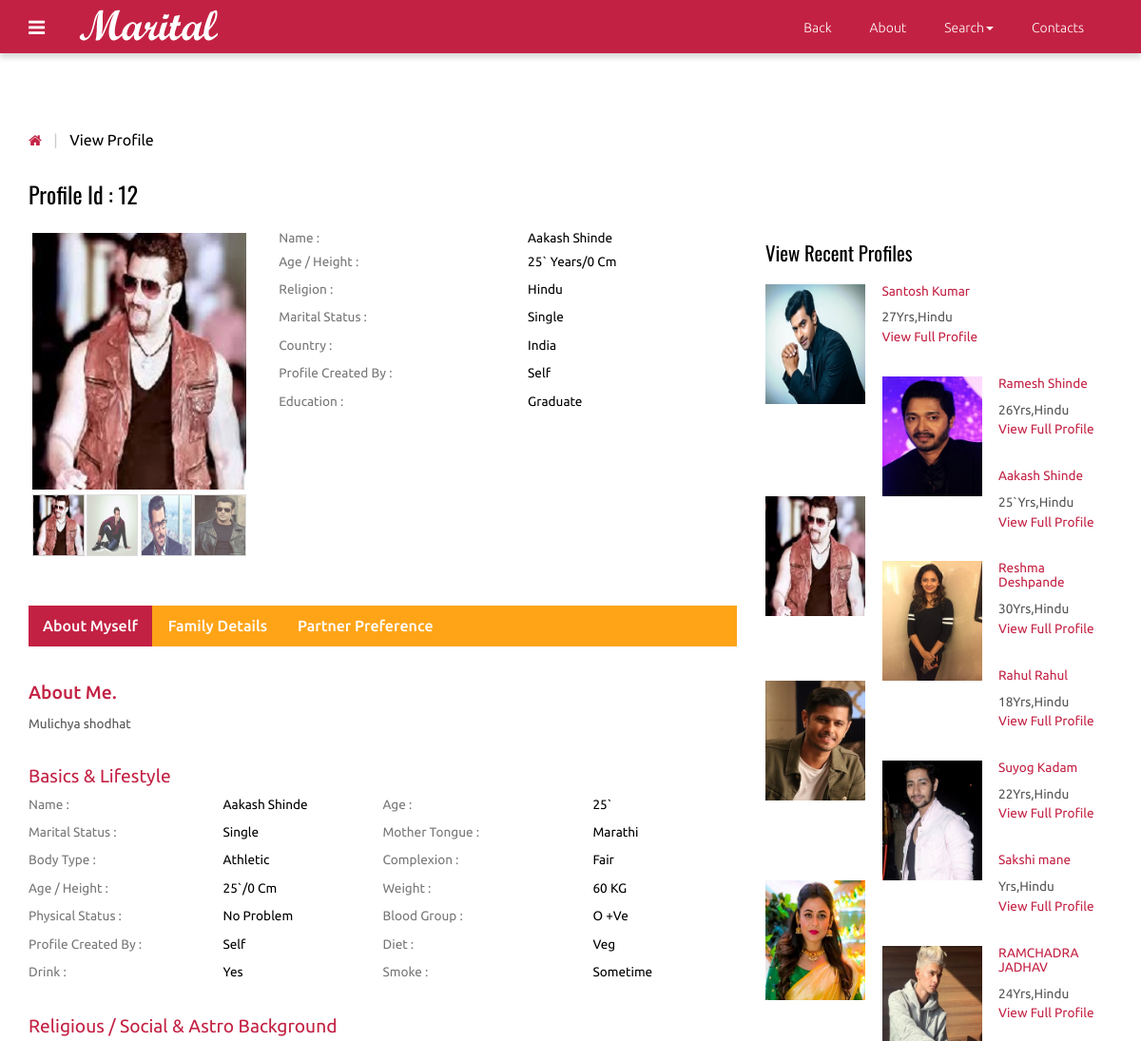
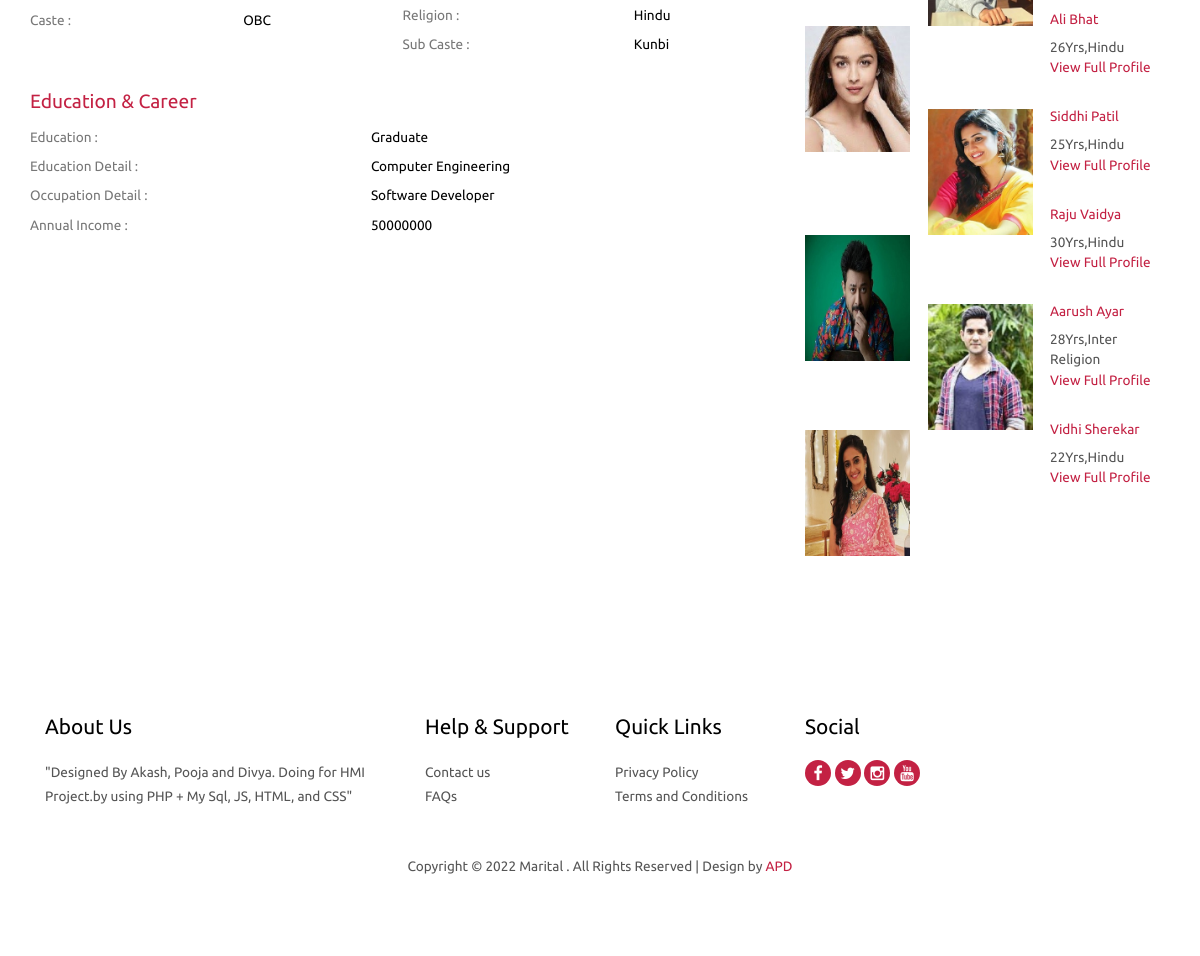
The page /view_profile.php?id=12 (signed in) on the database its author committed (2 pictures, top to bottom).
### tables this page shows
CREATE TABLE `photos` (
  `id` int(10) NOT NULL AUTO_INCREMENT,
  `cust_id` int(10) NOT NULL,
  `pic1` varchar(25) NOT NULL,
  `pic2` varchar(40) NOT NULL,
  `pic3` varchar(40) NOT NULL,
  `pic4` varchar(40) NOT NULL,
  PRIMARY KEY (`id`),
  UNIQUE KEY `cust_id` (`cust_id`)
);

CREATE TABLE `customer` (
  `id` int(10) NOT NULL AUTO_INCREMENT,
  `cust_id` int(5) NOT NULL,
  `email` varchar(60) NOT NULL,
  `age` varchar(10) NOT NULL,
  `height` int(10) NOT NULL,
  `sex` varchar(6) NOT NULL,
  `religion` varchar(20) NOT NULL,
  `caste` varchar(20) NOT NULL,
  `subcaste` varchar(20) NOT NULL,
  `district` varchar(20) NOT NULL,
  `state` varchar(20) NOT NULL,
  `country` varchar(10) NOT NULL,
  `maritalstatus` varchar(20) NOT NULL,
  `profilecreatedby` varchar(20) NOT NULL,
  `education` text NOT NULL,
  `education_sub` text NOT NULL,
  `firstname` text NOT NULL,
  `lastname` text NOT NULL,
  `body_type` text NOT NULL,
  `physical_status` text NOT NULL,
  `drink` varchar(8) NOT NULL,
  `mothertounge` text NOT NULL,
  `colour` varchar(20) NOT NULL,
  `weight` int(5) NOT NULL,
  `blood_group` varchar(5) NOT NULL,
  `diet` varchar(8) NOT NULL,
  `smoke` varchar(8) NOT NULL,
  `dateofbirth` date NOT NULL,
  `occupation` text NOT NULL,
  `occupation_descr` text NOT NULL,
  `annual_income` varchar(20) NOT NULL,
  `fathers_occupation` varchar(20) NOT NULL,
  `mothers_occupation` varchar(20) NOT NULL,
  `no_bro` int(5) NOT NULL,
  `no_sis` int(5) NOT NULL,
  `aboutme` text NOT NULL,
  `profilecreationdate` date NOT NULL,
  PRIMARY KEY (`id`),
  UNIQUE KEY `cust_id` (`cust_id`)
);

### functions.php (called while the page is built, shortened)
<?php
function mysqlexec($sql)
{
	$host = "localhost";
	$username = "root";
	$password = "";
	$db_name = "matrimony";
	$conn = mysqli_connect("$host", "$username", "$password") or die("cannot connect");
	mysqli_select_db($conn, "$db_name") or die("cannot select DB");
	if ($result = mysqli_query($conn, $sql)) {
		return $result;
	} else {
		echo mysqli_error($conn);
	}
}

### view_profile.php (the view, shortened to what this page needs)
<?php include_once("functions.php"); ?>
<?php
$id=$_GET['id'];
$profileid=$id;
$sql="SELECT * FROM customer WHERE cust_id = $id";
$result = mysqlexec($sql);
if($result){
$row=mysqli_fetch_assoc($result);
	$fname=$row['firstname'];
	$lname=$row['lastname'];
	$religion=$row['religion'];
	$caste = $row['caste'];
	$subcaste=$row['subcaste'];
	$country = $row['country'];
	$age=$row['age'];
	$maritalstatus=$row['maritalstatus'];
	$profileby=$row['profilecreatedby'];
	$education=$row['education'];
	$edudescr=$row['education_sub'];
	$bodytype=$row['body_type'];
	$physicalstatus=$row['physical_status'];
	$drink=$row['drink'];
	$smoke=$row['smoke'];
	$mothertounge=$row['mothertounge'];
	$bloodgroup=$row['blood_group'];
	$weight=$row['weight'];
	$height=$row['height'];
	$colour=$row['colour'];
	$diet=$row['diet'];
	$occupationdescr=$row['occupation_descr'];
	$income=$row['annual_income'];
	$aboutme=$row['aboutme'];
	$pic1="";
$sql2="SELECT * FROM photos WHERE cust_id = $profileid";
$result2 = mysqlexec($sql2);
if($result2){
	$row2=mysqli_fetch_array($result2);
	$pic1=$row2['pic1'];
}
}else{
	echo "<script>alert(\"Invalid Profile ID\")</script>";
}
?>
<!DOCTYPE HTML>
<html>
<head>
<link href="css/bootstrap-3.1.1.min.css" rel='stylesheet' type='text/css' />
<link href="css/style.css" rel='stylesheet' type='text/css' />
<link href="css/font-awesome.css" rel="stylesheet">
</head>
<body>
 <?php include_once("includes/navigation.php");?>
<div class="grid_3">
  <div class="container">
   <div class="breadcrumb1">
     <ul>
        <a href="index.php"><i class="fa fa-home home_1"></i></a>
        <span class="divider">&nbsp;|&nbsp;</span>
        <li class="current-page">View Profile</li>
     </ul>
   </div>
   <div class="profile">
   	 <div class="col-md-8 profile_left">
   	 	<h2>Profile Id : <?php echo $profileid;?></h2>
   	 	<div class="col_3">
   	        <div class="col-sm-4 row_2">
				<div class="flexslider">
					 <ul class="slides">
						<li data-thumb="profile/<?php echo $profileid;?>/<?php echo $pic1;?>">
							<img src="profile/<?php echo $profileid;?>/<?php echo $pic1;?>" />
						</li>
					 </ul>
				  </div>
			</div>
			<div class="col-sm-8 row_1">
				<table class="table_working_hours">
		        	<tbody>
		        		<tr class="opened_1">
							<td class="day_label">Name :</td>
							<td class="day_value"><?php echo $fname . " " .$lname; ?></td>
						</tr><tr class="opened_1">
							<td class="day_label">Age / Height :</td>
							<td class="day_value"><?php echo $age . " Years"; ?>/<?php echo $height . " Cm";?> </td>
						</tr>
					  	<tr class="opened">
							<td class="day_label">Religion :</td>
							<td class="day_value"><?php echo $religion;?></td>
						</tr>
					    <tr class="opened">
							<td class="day_label">Marital Status :</td>
							<td class="day_value"><?php echo $maritalstatus;?></td>
						</tr>
					    <tr class="opened">
							<td class="day_label">Country :</td>
							<td class="day_value"><?php echo $country;?></td>
						</tr>
					    <tr class="closed">
							<td class="day_label">Profile Created by :</td>
							<td class="day_value closed"><span><?php echo $profileby;?></span></td>
						</tr>
					    <tr class="closed">
							<td class="day_label">Education :</td>
							<td class="day_value closed"><span><?php echo $education;?></span></td>
						</tr>
				    </tbody>
				</table>
				</div>
			<div class="clearfix"> </div>
		</div>
		<div class="col_4">
		    <div class="bs-example bs-example-tabs" role="tabpanel" data-example-id="togglable-tabs">
			   <ul id="myTab" class="nav nav-tabs nav-tabs1" role="tablist">
				  <li role="presentation" class="active"><a href="#home" id="home-tab" role="tab" data-toggle="tab" aria-controls="home" aria-expanded="true">About Myself</a></li>
				  <li role="presentation"><a href="#profile" role="tab" id="profile-tab" data-toggle="tab" aria-controls="profile">Family Details</a></li>
				  <li role="presentation"><a href="#profile1" role="tab" id="profile-tab1" data-toggle="tab" aria-controls="profile1">Partner Preference</a></li>
			   </ul>
			   <div id="myTabContent" class="tab-content">
				  <div role="tabpanel" class="tab-pane fade in active" id="home" aria-labelledby="home-tab">
				    <div class="tab_box">
				    	<h1>About Me.</h1>
				    	<p><?php echo $aboutme; ?></p>
				    </div>
				    <div class="basic_1">
				    	<h3>Basics &amp; Lifestyle</h3>
				    	<div class="col-md-6 basic_1-left">
				    	  <table class="table_working_hours">
				        	<tbody>
				        		<tr class="opened_1">
									<td class="day_label">Name :</td>
									<td class="day_value"><?php echo $fname . " " .$lname; ?></td>
								</tr>
							    <tr class="opened">
									<td class="day_label">Marital Status :</td>
									<td class="day_value"><?php echo $maritalstatus;?></td>
								</tr>
							    <tr class="opened">
									<td class="day_label">Body Type :</td>
									<td class="day_value"><?php echo $bodytype;?></td>
								</tr>
							    <tr class="opened">
									<td class="day_label">Age / Height :</td>
									<td class="day_value"><?php echo $age; ?>/<?php echo $height;?> cm</td>
								</tr>
							    <tr class="opened">
									<td class="day_label">Physical Status :</td>
									<td class="day_value closed"><span><?php echo $physicalstatus;?></span></td>
								</tr>
							    <tr class="opened">
									<td class="day_label">Profile Created by :</td>
									<td class="day_value closed"><span><?php echo $profileby;?></span></td>
								</tr>
								<tr class="opened">
									<td class="day_label">Drink :</td>
									<td class="day_value closed"><span><?php echo $drink;?></span></td>
								</tr>
						    </tbody>
				          </table>
				         </div>
				         <div class="col-md-6 basic_1-left">
				          <table class="table_working_hours">
				        	<tbody>
				        		<tr class="opened_1">
									<td class="day_label">Age :</td>
									<td class="day_value"><?php echo $age;?></td>
								</tr>
							    <tr class="opened">
									<td class="day_label">Mother Tongue :</td>
									<td class="day_value"><?php echo $mothertounge;?></td>
								</tr>
							    <tr class="opened">
									<td class="day_label">Complexion :</td>
									<td class="day_value"><?php echo $colour;?></td>
								</tr>
							    <tr class="opened">
									<td class="day_label">Weight :</td>
									<td class="day_value"><?php echo $weight;?> KG</td>
								</tr>
							    <tr class="opened">
									<td class="day_label">Blood Group :</td>
									<td class="day_value"><?php echo $bloodgroup;?></td>
								</tr>
							    <tr class="closed">
									<td class="day_label">Diet :</td>
									<td class="day_value closed"><span><?php echo $diet;?></span></td>
								</tr>
							    <tr class="closed">
									<td class="day_label">Smoke :</td>
									<td class="day_value closed"><span><?php echo $smoke;?></span></td>
								</tr>
						    </tbody>
				        </table>
				        </div>
				        <div class="clearfix"> </div>
				    </div>
				    <div class="basic_1">
				    	<h3>Religious / Social & Astro Background</h3>
				    	<div class="col-md-6 basic_1-left">
				    	  <table class="table_working_hours">
				        	<tbody>
				        		<tr class="opened">
									<td class="day_label">Caste :</td>
									<td class="day_value"><?php echo $caste;?></td>
								</tr>
							</tbody>
				          </table>
				         </div>
				         <div class="col-md-6 basic_1-left">
				          <table class="table_working_hours">
				        	<tbody>
				        		<tr class="opened_1">
									<td class="day_label">Religion :</td>
									<td class="day_value"><?php echo $religion;?></td>
								</tr>
							    <tr class="opened">
									<td class="day_label">Sub Caste :</td>
									<td class="day_value"><?php echo $subcaste;?></td>
								</tr>
							</tbody>
				        </table>
				        </div>
				        <div class="clearfix"> </div>
				    </div>
				    <div class="basic_1 basic_2">
				    	<h3>Education & Career</h3>
				    	<div class="basic_1-left">
				    	  <table class="table_working_hours">
				        	<tbody>
				        		<tr class="opened">
									<td class="day_label">Education   :</td>
									<td class="day_value"><?php echo $education;?></td>
								</tr>
				        		<tr class="opened">
									<td class="day_label">Education Detail :</td>
									<td class="day_value"><?php echo $edudescr;?></td>
								</tr>
							    <tr class="opened">
									<td class="day_label">Occupation Detail :</td>
									<td class="day_value closed"><span><?php echo $occupationdescr;?></span></td>
								</tr>
							    <tr class="opened">
									<td class="day_label">Annual Income :</td>
									<td class="day_value closed"><span><?php echo $income;?></span></td>
								</tr>
							 </tbody>
				          </table>
				         </div>
				    </div>
				  </div>
		     </div>
		  </div>
	   </div>
   	 </div>
     <div class="col-md-4 profile_right">
        <div class="view_profile view_profile2">
        	<h3>View Recent Profiles</h3>
    <?php
     $sql="SELECT * FROM customer ORDER BY profilecreationdate ASC";
      $result=mysqlexec($sql);
      while($row=mysqli_fetch_assoc($result)){
            $profid=$row['cust_id'];
          $sql="SELECT * FROM photos WHERE cust_id=$profid";
          $result2=mysqlexec($sql);
          $photo=mysqli_fetch_assoc($result2);
          $pic=$photo['pic1'];
          echo "<ul class=\"profile_item\">";
            echo"<a href=\"view_profile.php?id={$profid}\">";
              echo "<li class=\"profile_item-img\"><img src=\"profile/". $profid."/".$pic ."\"" . "class=\"img-responsive\" alt=\"\"/></li>";
               echo "<li class=\"profile_item-desc\">";
                  echo "<h4>" . $row['firstname'] . " " . $row['lastname'] . "</h4>";
                  echo "<p>" . $row['age']. "Yrs," . $row['religion'] . "</p>";
                  echo "<h5>" . "View Full Profile" . "</h5>";
               echo "</li>";
      echo "</a>";
      echo "</ul>";
      }
     ?>
</div>
        </div>
       <div class="clearfix"> </div>
    </div>
  </div>
</div>
<?php include_once("footer.php");?>
<link rel="stylesheet" href="css/flexslider.css" type="text/css" media="screen" />
</body>
</html>

### css/style.css (style rules this page uses)
h4, h5, h6, h1, h2, h3 { margin-top: 0; }
ul, ol { margin: 0; }
p { margin: 0; }
html, body { font-family: 'Ubuntu', sans-serif; font-size: 100%; background:#fff; }
body a { transition:0.5s all; -webkit-transition:0.5s all; -moz-transition:0.5s all; -o-transition:0.5s all; -ms-transition:0.5s all; }
.nav-tabs > li > a, .nav-tabs > li > a:hover, .nav-tabs > li > a:focus, .nav-tabs > li.active > a, .nav-tabs > li.active > a:hover, .nav-tabs > li.active > a:focus { border: none; border-radius: 0; }
.breadcrumb1 { margin-bottom:2em; }
.breadcrumb1 ul { padding:0; margin:0; list-style:none; }
.breadcrumb1 li { position: relative; margin-right: 10px; padding-right: 10px; display: inline-block; color:#000; font-size:1em; }
i.home_1 { color:#c32143; font-size:15px; }
span.divider { padding: 0 5px; color: #ccc; }
.col-md-8.profile_left { padding-left: 0; }
.col-sm-4.row_2 { padding-left: 0; }
.profile_left h2 { color:#000; font-size:1.5em; margin-bottom:1em; font-family: 'Oswald', sans-serif; }
table.table_working_hours { width: 100%; }
.table_working_hours tr { border: 0; }
td.day_label { color: #777; padding:5px 0; }
.table_working_hours tr { color: #000; font-size: 0.85em; text-transform: capitalize; }
.table_working_hours tr.opened_1 td { padding: 0 0 5px; }
.col_3 { margin-bottom:3em; }
.nav-tabs1 { display: inline-block; border-bottom: none; font-weight: 500; background-color:#ffa417; width: 100%; padding: 0; margin-bottom: 2em; }
.nav-tabs1>li.active>a, .nav-tabs1>li.active>a:focus, .nav-tabs1>li.active>a:hover { color: #fff; background-color:#c32143; border:none; }
.nav-tabs1>li { margin-bottom:0; }
a#profile-tab, a#home-tab, a#profile-tab1 { color: #fff; }
.grid_3 { padding:5em 0; }
.tab_box { margin-bottom: 2em; }
.tab_box h1 { color:#c32143; font-size:1.2em; }
.tab_box p { color:#555; font-size:0.85em; line-height:1.8em; }
.basic_1-left { padding-left:0; }
.basic_1 { margin-bottom: 2em; }
.basic_1 h3 { color: #c32143; font-size: 1.2em; }
.basic_2 { margin-bottom:0; }
ul.profile_item { padding:0; margin:0 0 1.5em 0; list-style:none; }
ul.profile_item li.profile_item-img { width:30%; float:left; margin-right: 5%; }
.view_profile h3 { font-size:1.3em; color:#000; margin-bottom: 1em; font-family: 'Oswald', sans-serif; }
ul.profile_item li.profile_item-desc h4, ul.profile_item li.profile_item-desc h5 { color:#c32143; font-size:0.85em; }
ul.profile_item li.profile_item-desc { overflow:hidden; }
ul.profile_item li.profile_item-desc p { color:#555; font-size:0.85em; line-height:1.5em; margin-bottom: 3px; }
.view_profile2 { margin:4em 0 0 0; }
ul { padding: 0; list-style: none; }
.headings h1, h2,h3,h4,h5,h6 { font-weight:400; }

### css/flexslider.css (style rules this page uses)
.slides, .slides > li, .flex-control-nav, .flex-direction-nav { margin: 0; padding: 0; list-style: none; }
.flexslider { margin: 0; padding: 0; }
.flexslider .slides > li { display: none; -webkit-backface-visibility: hidden; }
.flexslider .slides img { width: 100%; display: block; }
.flexslider .slides:after { content: "\0020"; display: block; clear: both; visibility: hidden; line-height: 0; height: 0; }
.flexslider { background: #ffffff; border: 4px solid #ffffff; position: relative; zoom: 1; }
.flexslider .slides { zoom: 1; }
.flexslider .slides img { height: auto; }

### rows shown on the page
photos: pic1 (picture)
customer: firstname "Aakash", lastname "Shinde", age "25`", height "0", religion "Hindu", maritalstatus "Single", country "India", profilecreatedby "Self", education "Graduate", aboutme "Mulichya shodhat", body_type "Athletic", physical_status "No Problem", drink "Yes", mothertounge "Marathi", colour "Fair", weight "60", blood_group "O +ve", diet "Veg", smoke "Sometime", caste "OBC", subcaste "Kunbi", education_sub "Computer Engineering", occupation_descr "Software Developer", annual_income "50000000", photos.pic1 (picture)
customer: photos.pic1 (picture), firstname "Santosh", lastname "Kumar", age "27", religion "Hindu"
customer: photos.pic1 (picture), firstname "Ramesh", lastname "Shinde", age "26", religion "Hindu"
customer: photos.pic1 (picture), firstname "Reshma", lastname "Deshpande", age "30", religion "Hindu"
customer: photos.pic1 (picture), firstname "Rahul", lastname "Rahul", age "18", religion "Hindu"
customer: photos.pic1 (picture), firstname "Suyog", lastname "Kadam", age "22", religion "Hindu"
customer: photos.pic1 (picture), firstname "Sakshi", lastname "mane", religion "Hindu"
customer: photos.pic1 (picture), firstname "RAMCHADRA", lastname "JADHAV", age "24", religion "Hindu"
customer: photos.pic1 (picture), firstname "Ali", lastname "Bhat", age "26", religion "Hindu"
customer: photos.pic1 (picture), firstname "Siddhi", lastname "Patil", age "25", religion "Hindu"
customer: photos.pic1 (picture), firstname "Raju", lastname "Vaidya", age "30", religion "Hindu"
customer: photos.pic1 (picture), firstname "Aarush", lastname "Ayar", age "28", religion "Inter Religion"
customer: photos.pic1 (picture), firstname "Vidhi", lastname "Sherekar", age "22", religion "Hindu"

### other values the page prints
$profileid "12"
